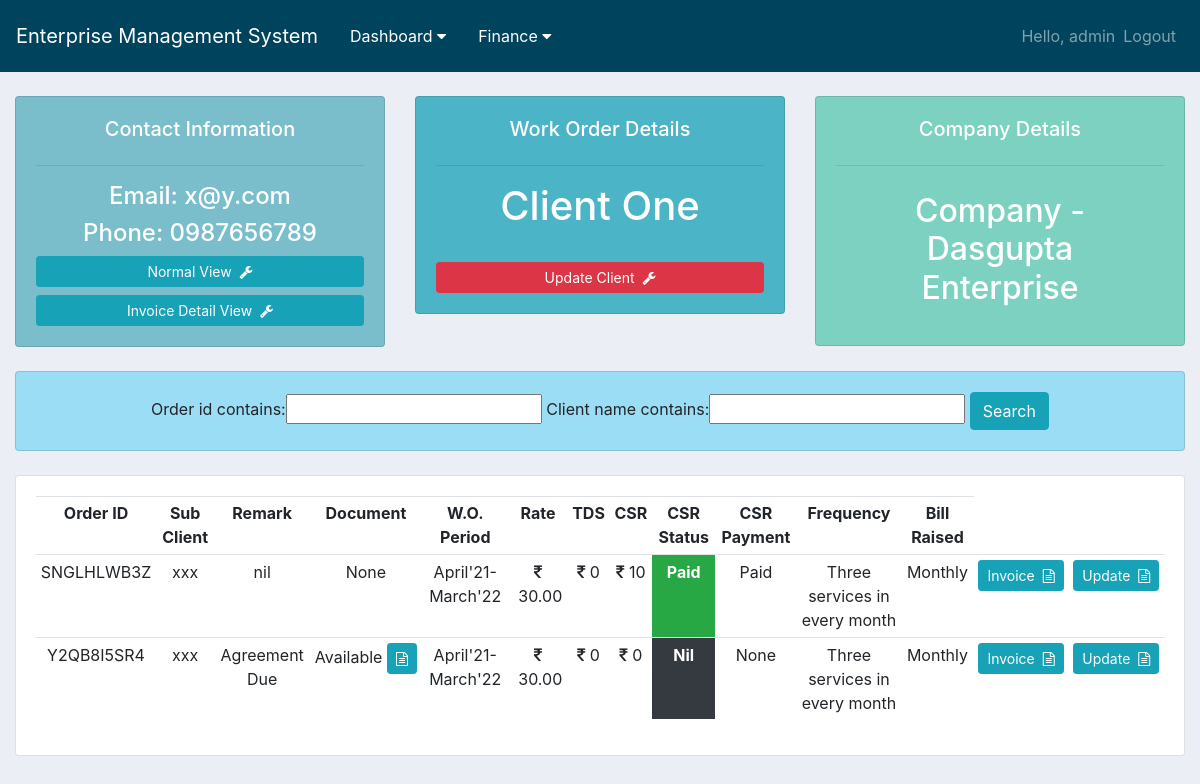
Page /client/detail/7/ (signed in) on the earlier database version.
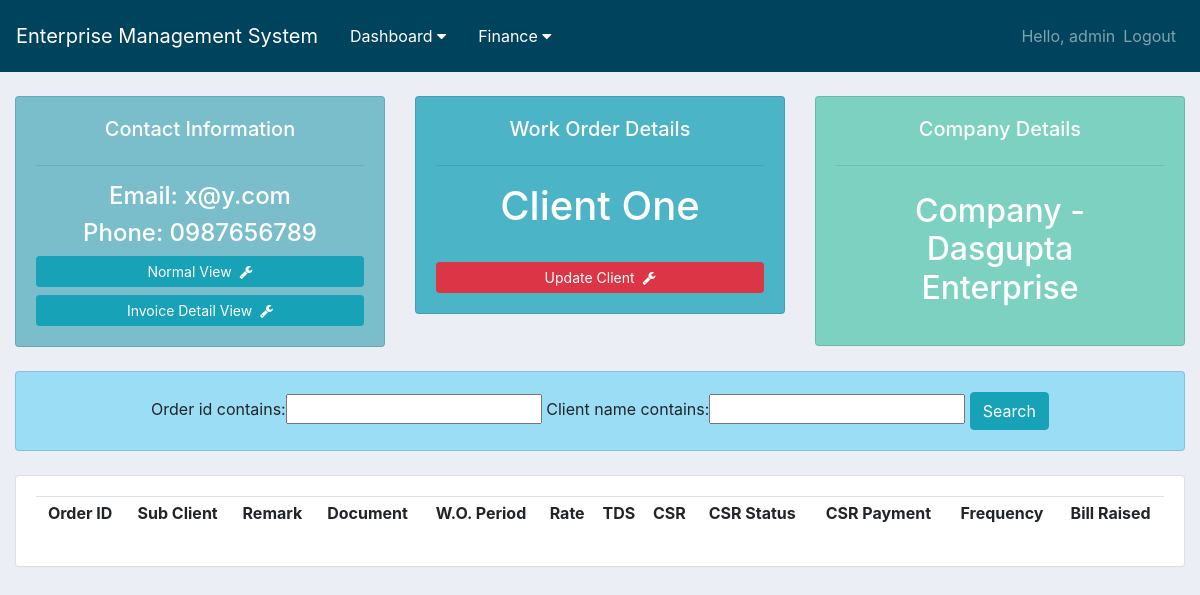
Same page on the later database version.
### order/models.py (models this page shows, shortened)
class Order(models.Model):
    STATUS = (
        ('Pending', 'Pending'),
        ('Paid', 'Paid'),
    )
    CSR_value = (
        (True, 'Paid'),
        (False, 'Not Paid'),
    )
    MONTH = (
        ('JANUARY', 'JANUARY'),
        ('FEBRUARY', 'FEBRUARY'),
        ('MARCH', 'MARCH'),
        ('APRIL', 'APRIL'),
        ('MAY', 'MAY'),
        ('JUNE', 'JUNE'),
        ('JULY', 'JULY'),
        ('AUGUST', 'AUGUST'),
        ('SEPTEMBER', 'SEPTEMBER'),
        ('OCTOBER', 'OCTOBER'),
        ('NOVEMBER', 'NOVEMBER'),
        ('DECEMBER', 'DECEMBER'),
    )
    order_id = models.CharField(max_length=120, null=True, blank=True)
    client = models.ForeignKey(Client, null=True, on_delete=models.CASCADE)
    company = models.ForeignKey(Company, null=True, on_delete=models.CASCADE)
    sub_client = models.CharField(max_length=120, null=True, blank=True)
    service_1 = models.ForeignKey(Service, null=True, on_delete=models.CASCADE, related_name='service_1')
    rate_1 = models.DecimalField(default=0.00, max_digits=10, decimal_places=2)
    service_2 = models.ForeignKey(Service, null=True, on_delete=models.CASCADE, related_name='service_2')
    rate_2 = models.DecimalField(default=0.00, max_digits=10, decimal_places=2)
    service_3 = models.ForeignKey(Service, null=True, on_delete=models.CASCADE, related_name='service_3')
    rate_3 = models.DecimalField(default=0.00, max_digits=10, decimal_places=2)
    service_4 = models.ForeignKey(Service, null=True, on_delete=models.CASCADE, related_name='service_4')
    rate_4 = models.DecimalField(default=0.00, max_digits=10, decimal_places=2)
    upload_document = models.FileField(upload_to="document_uploaded/", blank=True)
    work_order_period = models.CharField(max_length=100, null=True)
    invoice_for_month = models.CharField(max_length=100, default='JAN', choices=MONTH)
    date = models.CharField(max_length=20, null=True)
    frequency = models.CharField(max_length=100, null=True)
    bill_raised = models.CharField(max_length=100, null=True)
    area = models.IntegerField(default=0)
    rate = models.DecimalField(default=0.00, max_digits=10, decimal_places=2)
    payment = models.CharField(max_length=100, default='Pending', choices=STATUS)
    payment_details = models.CharField(max_length=100, null=True)
    payment_date = models.DateField(blank=True, null=True)
    bank_transfer = models.BooleanField(default=False)
    TDS = models.IntegerField(default=0)
    CSR = models.IntegerField(default=0)
    csr_status = models.BooleanField(default=False, choices=CSR_value)
    total = models.DecimalField(default=0.00, max_digits=10, decimal_places=2)
    challan_text = models.TextField(max_length=200, null=True)
    remark = models.TextField(max_length=200, null=True)
    timestamp = models.DateTimeField(auto_now_add=True, null=True)

### client/views.py (the view)
# urls.py: path('detail/<int:pk>/', views.client_detail_page, name='client_detail_view'),
@login_required(login_url='login')
def client_detail_page(request, pk):
    client = Client.objects.get(id=pk)
    orders = Order.objects.filter(client__name=client.name)
    total_order = orders.count()
    order_filter = OrderFilter(request.GET, queryset=orders)
    orders = order_filter.qs
    context = {
        "title": "Clients",
        "content": "Clients Page",
        "client": client,
        "orders": orders,
        "total_order": total_order,
        "order_filter": order_filter,
    }
    return render(request, 'client_detail.html', context)

### templates/client_detail.html (shortened to what the changed rows need)
{% extends "base.html" %}
{% block content %}
<br>
<div class="container-fluid">
	<div class="row">
		<div class="col-md">
			<div class="card text-center text-white card-body" id="client_management">
				<h1 class="text-center">{{ client.name }}</h1>
				<br>
			</div>
		</div>
		<div class="col-md">
			<div class="card text-center text-white card-body" id="total_order">
				<h2 style="text-align: center;padding: 10px">Company - {{ client.company.name }}</h2>
			</div>
		</div>
	</div>
	<br>
	<div class="row">
		<div class="col">
			<div class="card text-center card-body" id="search_card">
				<form method="get">
				{{ order_filter.form }}
			  </form>
			</div>
		</div>
	</div>
	<br>
	<div class="row">
		<div class="col-md">
			<div class="card card-body">
				<table class="table table-sm">
					<tr>
						<th class="text-center">Order ID</th>
                        <th class="text-center">Sub Client</th>
						<th class="text-center">Remark</th>
						<th class="text-center">Document</th>
						<th class="text-center">W.O. Period</th>
						<th class="text-center">Rate</th>
						<th class="text-center">TDS</th>
						<th class="text-center">CSR</th>
						<th class="text-center">CSR Status</th>
						<th class="text-center">CSR Payment</th>
						<th class="text-center">Frequency</th>
                        <th class="text-center">Bill Raised</th>
					</tr>
					{% for order in orders|slice:"::-1"|slice:":30" %}
						<tr>
							<td class="text-center">{{ order.order_id }}</td>
							<td class="text-center">{{ order.sub_client }}</td>
							<td class="text-center">{{ order.remark }}</td>
                            {% if order.upload_document %}
							<td class="text-center">Available&nbsp;<a href="{{ order.upload_document.url }}" type="button" class="btn btn-sm btn-info"><i class="fa fa-file-text-o" aria-hidden="true"></i></a></td>
                            {% else %}
							<td class="text-center">None</td>
							{% endif %}
							<td class="text-center">{{ order.work_order_period }}</td>
							<td class="text-center"><i class="fa fa-rupee"></i>&nbsp;{{ order.rate }}</td>
                            <td class="text-center"><i class="fa fa-rupee"></i>&nbsp;{{ order.TDS }}</td>
                            <td class="text-center"><i class="fa fa-rupee"></i>&nbsp;{{ order.CSR }}</td>
                            {% if order.CSR != 0 %}
								{% if order.csr_status == True %}
									<td class="bg-success text-white text-center font-weight-bold">Paid</td>
									<td class="text-center">Paid</td>
								{% else %}
									<td class="bg-danger text-white text-center font-weight-bold">Not Paid</td>
									<td class="text-center"><a href="{% url 'order:csr_pay' order.id %}" type="button" class="btn btn-sm btn-success font-weight-bold">Pay&nbsp;&nbsp;</a></td>
								{% endif %}
							{% else %}
								<td class="bg-dark text-white text-center font-weight-bold">Nil</td>
								<td class="text-center">None</td>
							{% endif %}
							<td class="text-center">{{ order.frequency }}</td>
                            <td class="text-center">{{ order.bill_raised }}</td>
							<td class="text-center"><a href="{% url 'order:invoice' order.id %}" type="button" class="btn btn-sm btn-info">Invoice&nbsp;&nbsp;<i class="fa fa-file-text-o" aria-hidden="true"></i></a></td>
							<td class="text-center"><a href="{% url 'order:update_order' order.id %}" type="button" class="btn btn-sm btn-info">Update&nbsp;&nbsp;<i class="fa fa-file-text-o" aria-hidden="true"></i></a></td>
						</tr>
					{% endfor %}
				</table>
			</div>
		</div>
	</div>
</div>
{% endblock %}

Differences in the rows shown:
removed Order: order_id "SNGLHLWB3Z", sub_client "xxx", remark "nil", upload_document "None", work_order_period "April'21-March'22", rate "30.00", TDS "0", CSR "10", csr_status "Paid", frequency "Three services in every month", bill_raised "Monthly"
no longer on this page (row edited): Order: order_id "Y2QB8I5SR4", sub_client "xxx", remark "Agreement Due", work_order_period "April'21-March'22", rate "30.00", TDS "0", CSR "0", shows "Nil", frequency "Three services in every month", bill_raised "Monthly"
